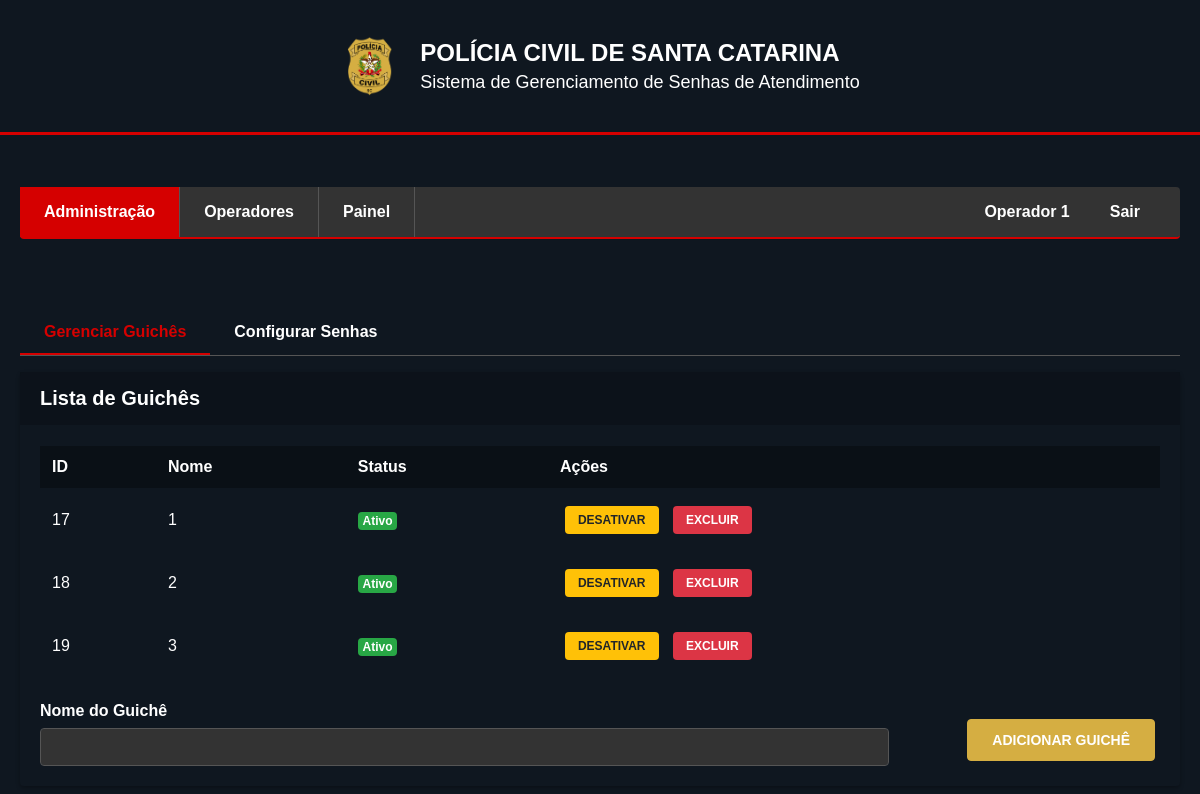
/admin/index.php (signed in), run on the app's committed database.
### tables this page shows
CREATE TABLE IF NOT EXISTS `guiches` (
  `id` int NOT NULL AUTO_INCREMENT,
  `nome` varchar(100) NOT NULL,
  `status` tinyint(1) DEFAULT '1',
  PRIMARY KEY (`id`)
);

### admin/index.php (the view, shortened to what this page needs)
<?php
include '../includes/conexao_db.php';
?>
<!DOCTYPE html>
<html lang="pt-br">
<head>
    <link href="../assets/css/estilo.css" rel="stylesheet">
</head>
<body>
    <div class="header">
        <div class="container">
            <div class="header-content">
                <img src="../logo-pcsc.png" alt="Logo PCSC" class="logo-pcsc">
                <div>
                    <h1 class="header-title">POLÍCIA CIVIL DE SANTA CATARINA</h1>
                    <p class="header-subtitle">Sistema de Gerenciamento de Senhas de Atendimento</p>
                </div>
            </div>
        </div>
    </div>
    <?php include '../includes/menu_navegacao.php'; ?>
    <div class="container">
        <div class="tabs">
            <div class="tab active" onclick="showTab('guiches')">Gerenciar Guichês</div>
            <div class="tab" onclick="showTab('senhas')">Configurar Senhas</div>
        </div>
        <div id="guiches" class="tab-content active">
            <div class="card">
                <div class="card-header">
                    <h2 class="card-title">Lista de Guichês</h2>
                </div>
                <div class="card-content">
                    <?php
                    $sql = "SELECT * FROM guiches ORDER BY id";
                    $result = $conn->query($sql);
                    ?>
                    <table class="table">
                        <thead>
                            <tr>
                                <th>ID</th>
                                <th>Nome</th>
                                <th>Status</th>
                                <th>Ações</th>
                            </tr>
                        </thead>
                        <tbody>
                            <?php
                            if ($result->num_rows > 0) {
                                while($row = $result->fetch_assoc()) {
                                    echo "<tr>";
                                    echo "<td>" . $row["id"] . "</td>";
                                    echo "<td>" . $row["nome"] . "</td>";
                                    echo "<td>" . ($row["status"] == 1 ? "<span class='badge badge-success'>Ativo</span>" : "<span class='badge badge-secondary'>Inativo</span>") . "</td>";
                                    echo "<td>";
                                    if ($row["status"] == 1) {
                                        echo "<a href='acao_guiche.php?acao=desativar&id=" . $row["id"] . "' class='btn btn-warning btn-sm'>Desativar</a>";
                                    } else {
                                        echo "<a href='acao_guiche.php?acao=ativar&id=" . $row["id"] . "' class='btn btn-success btn-sm'>Ativar</a>";
                                    }
                                    echo " <a href='acao_guiche.php?acao=excluir&id=" . $row["id"] . "' class='btn btn-danger btn-sm' onclick='return confirm(\"Tem certeza que deseja excluir este guichê?\")'>Excluir</a>";
                                    echo "</td>";
                                    echo "</tr>";
                                }
                            } else {
                                echo "<tr><td colspan='4'>Nenhum guichê cadastrado</td></tr>";
                            }
                            ?>
                        </tbody>
                    </table>
                    <form method="POST" action="acao_guiche.php" class="mt-4">
                        <div class="grid add-guiche-form">
                            <div>
                                <label for="nome_guiche" class="form-label">Nome do Guichê</label>
                                <input type="text" class="form-control" id="nome_guiche" name="nome_guiche" required>
                            </div>
                            <div>
                                <button type="submit" class="btn btn-primary">Adicionar Guichê</button>
                            </div>
                        </div>
                    </form>
                </div>
            </div>
        </div>
    </div>
</body>
</html>

### data on the page
guiches: id "17", nome "1", status "Ativo"
guiches: id "18", nome "2", status "Ativo"
guiches: id "19", nome "3", status "Ativo"

### other printed values
$_SESSION['usuario_nome'] "Operador 1"
